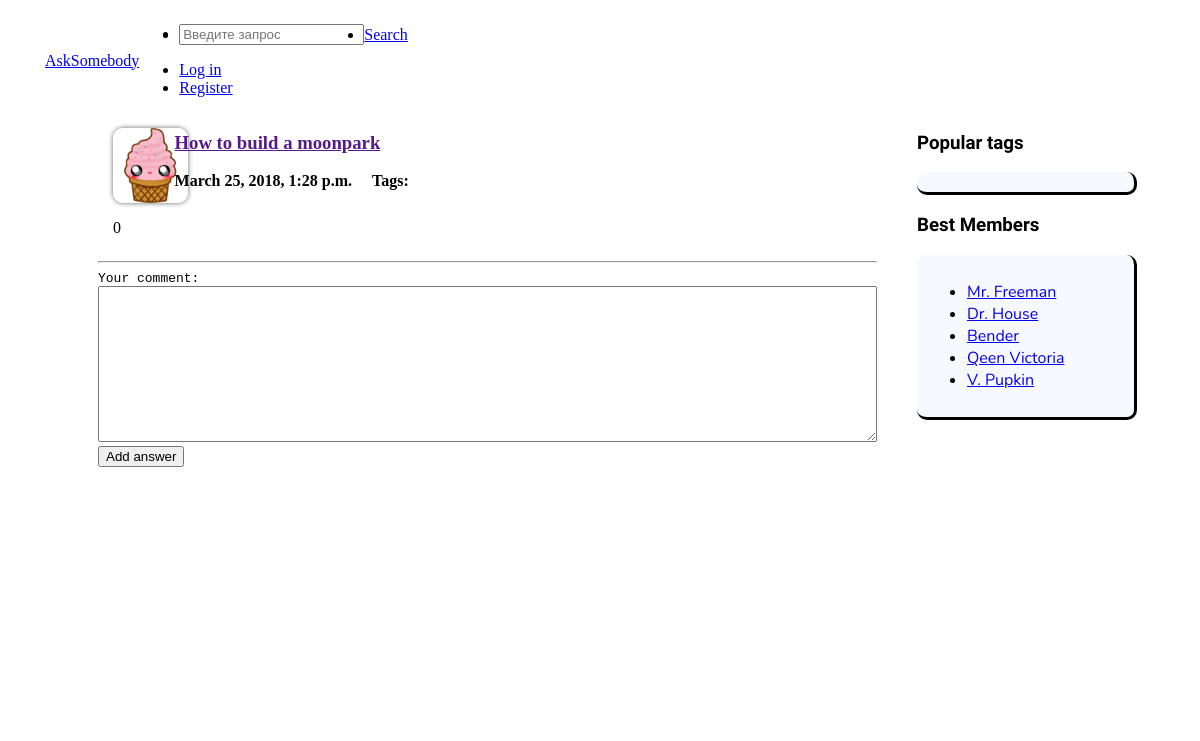
Screenshot of /question/1/ with the database file from the repository.
### mainapp/models.py (models this page shows, shortened)
class Questions(models.Model):
    title = models.CharField(max_length=100)
    text = models.TextField(max_length=5000)
    date = models.DateTimeField()
    likes = models.IntegerField(default=0)
    dislikes = models.IntegerField(default=0)
    tags = models.ManyToManyField(Tag)

### mainapp/views.py (the view)
# urls.py: url(r'^question/(?P<question_id>\d+)/$', views.question, name='question'),
def question(request, question_id=1):
    comment_form = CommentForm
    args = {}
    args.update(csrf(request))
    args['question'] = Questions.objects.get(id=question_id)
    args['comments'] = Comment.objects.filter(question_id=question_id)
    args['form'] = comment_form
    args['username'] = auth.get_user(request).username
    return render_to_response('mainapp/question.html', args)

### mainapp/templates/mainapp/question.html (shortened to what this page needs)
{% extends "mainapp/base.html" %}
{% load staticfiles %}
{% block content %}
    {% include "mainapp/includes/questionBlock.html" %}
    <form  action="/question/addcomment/{{ question.id }}/" method="post" class="sonk-form">
        <div class="form-group row">
            <div class="col-12">
                {{ form }}
            </div>
        </div>
        <button type="submit" class="btn btn-primary">Add answer</button>
    </form>
{% endblock %}

### mainapp/templates/mainapp/includes/questionBlock.html (shortened to what this page needs)
{% load staticfiles %}
<div class=" container sonk-container">
    <div class="row">
        <div class="col-2 text-center">
            <img class="sonk-img" src="{% static 'mainapp/images/cookie_2.jpg' %}">
            <p>
                {{ question.dislikes }}
            </p>
        </div>
        <div class="col-10">
            <h3><a href="">{{ question.title }}</a></h3>
            <p>
                <strong>{{ question.date }}</strong>
                <strong>Tags:
                </strong>
            </p>
        </div>
    </div>
</div>
<hr>

### mainapp/static/mainapp/css/style.css (style rules this page uses)
.container.sonk-container { width: 100%; display: flex; align-items: center; }
.sonk-form { display: block; font-family: monospace; }
textarea { width: 100%; }
.sonk-img { display: block; width: 75px; height: 75px; margin: 15px auto; border-radius: 10px; box-shadow: 0 0 5px #666; }

### rows the page displays
Questions: dislikes "0", title "How to build a moonpark", date "March 25, 2018, 1:28 p.m."
